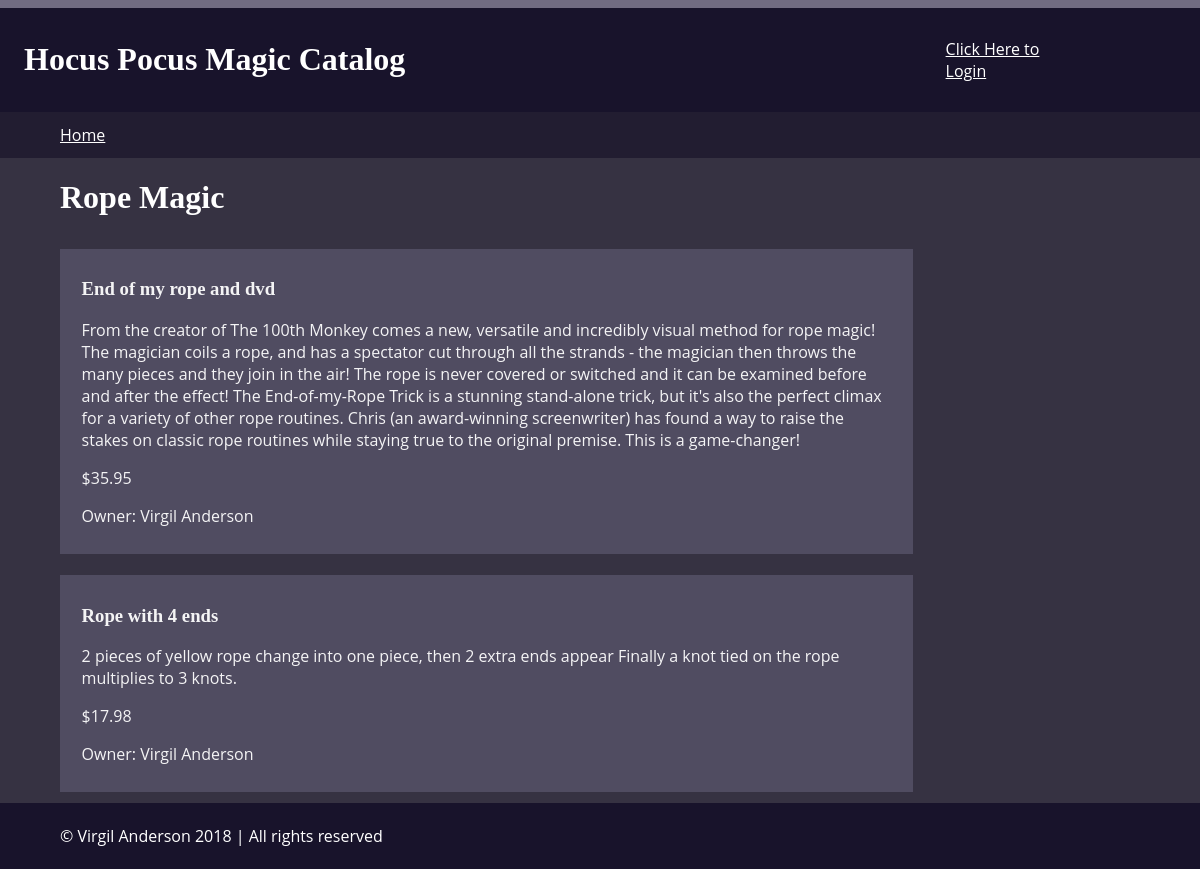
The page /category/5 on the database its author committed.
### database_setup.py (models this page shows, shortened)
class magicCategory(Base):
    __tablename__ = 'magicCategory'
    id = Column(Integer, primary_key=True)
    name = Column(String(80), nullable=False)
    user_id = Column(Integer, ForeignKey('user.id'))
    user = relationship(User)

class Item(Base):
    __tablename__ = 'item'
    name = Column(String(80), nullable=False)
    id = Column(Integer, primary_key=True)
    description = Column(String(250))
    price = Column(String(8))
    category_id = Column(Integer, ForeignKey('magicCategory.id'))
    category = relationship(magicCategory)
    user_id = Column(Integer, ForeignKey('user.id'))
    user = relationship(User)

class User(Base):
    __tablename__ = 'user'
    id = Column(Integer, primary_key=True)
    name = Column(String(250), nullable=False)
    email = Column(String(250), nullable=False)
    picture = Column(String(250))

### project.py (the view)
@app.route('/category/<int:cat_id>')
def showCategory(cat_id):
    c = session.query(magicCategory).filter_by(id=cat_id).one()
    o = getUserInfo(c.user_id)
    i = session.query(Item).filter_by(category_id=cat_id).all()
    t = ('%s' % c.name)
    m = ''
    if not i:
        m = "Your category doesn't have any items yet"
    if 'picture' in login_session:
        p = login_session['picture']
    else:
        p = ''
    if 'username' not in login_session or o.id != login_session['user_id']:
        return render_template('pCat.html', i=i, c=c, m=m, o=o, t=t, p=p)
    else:
        return render_template('cat.html', i=i, c=c, m=m, o=o, t=t, p=p)

### project.py (called while the page is built)
def getUserInfo(user_id):
    user = session.query(User).filter_by(id=user_id).one_or_none()
    return user if user else None

### templates/pCat.html (shortened to what this page needs)
{% extends "main.html" %}
{% block content %}
{% include "header.html" %}
{% include "navigation.html" %}
<main>
  <h1>{{c.name}}</h1>
  <section class='flex-box'>
    {% for i in i%}
    <div class='item'>
      <h3>{{i.name}}</h3>
      <p>{{i.description}}</p>
      <p>{{i.price}}</p>
      <p>Owner: {{o.name}}</p>
    </div>
    {% endfor %}
  </section>
</main>
{% include "footer.html" %}
{% endblock %}

### static/styles.css (style rules this page uses)
body { font-family: 'Open Sans', sans-serif; font-size: 1em; background-color: #363242; background-image: url(background.jpg); background-position: center; background-repeat: none; background-attachment: fixed; background-size: cover; margin: 0; padding: 0; color: white; }
h1, h2, h3, h4, h5, h6 { font-family: "Times New Roman", Times, serif; color: white; }
main { width: 90%; margin: 0; padding: 0 5%; min-height: 500px; }
.flex-box { display: flex; flex-direction: column; align-items: left; flex-wrap: wrap; }
.item { width: 75%; margin: 1% 0; padding: 1% 2%; background-color: #534E64; opacity: .95; }

### rows shown on the page
magicCategory: name "Rope Magic"
Item: name "End of my rope and dvd", description "From the creator of The 100th Monkey comes a new, versatile and incredibly visual method for rope magic! The magician coils a rope, and has a spectator cut through all the strands - the magician then throws the many pieces and they join in the air! The rope is never covered or switched and it can be examined before and after the effect! The End-of-my-Rope Trick is a stunning stand-alone trick, but it's also the perfect climax for a variety of other rope routines. Chris (an award-winning screenwriter) has found a way to raise the stakes on classic rope routines while staying true to the original premise. This is a game-changer!", price "$35.95"
User: name "Virgil Anderson"
Item: name "Rope with 4 ends", description "2 pieces of yellow rope change into one piece, then 2 extra ends appear Finally a knot tied on the rope multiplies to 3 knots.", price "$17.98"
